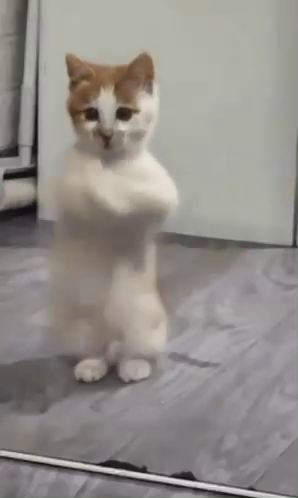
#> input picture frame 5 of day09/testVideo.mp4, 298 x 498 px, given in place of the camera
$ python p63_opencv.py
#> lines starting #> are read from the running program, lines starting #| are printed output that depends on the picture
# file: p63_opencv.py
# desc: OpenCV 영상처리

import cv2

samplePath = './day09/testVideo.mp4'
cap = cv2.VideoCapture(0) # 0은 웹캠 또는 문자열로 동영상 경로

while True:
    ret, frame = cap.read()
#> frame is the input picture: shape (498, 298, 3); mean B, G, R 137.9, 141.9, 146.6

    if not ret:
        cap = cv2.VideoCapture(samplePath)
        continue
    ## 영상 편집
    blur = cv2.blur(frame, (10,10))
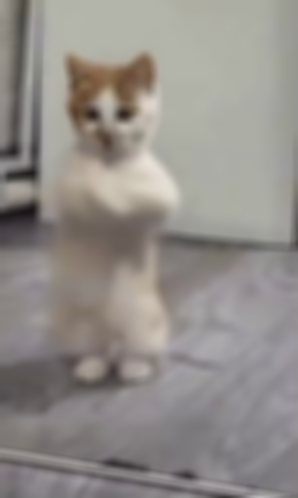
#> blur: shape (498, 298, 3); mean B, G, R 137.9, 141.9, 146.7
    flip = cv2.flip(frame, 1)
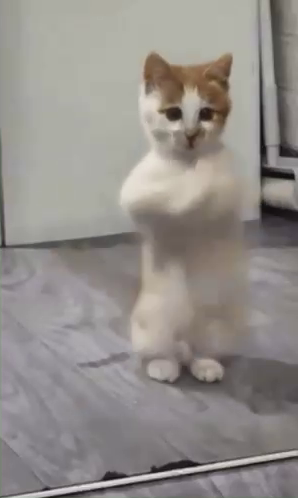
#> flip: shape (498, 298, 3); mean B, G, R 137.9, 141.9, 146.6

    cv2.imshow('original', frame)
    cv2.imshow('Blur', blur)
    cv2.imshow('flip',flip)


    key = cv2.waitKey(50) # 50ms 딜레이
#> (key q is pressed here)
    if key == ord('q'): # esc(27), q=ord('q')
        break
    elif key == ord('c'):
        cv2.imwrite('./day09/capt.jpg',frame)

cap.release()
cv2.destroyAllWindows()

$ run again, starting later in the video
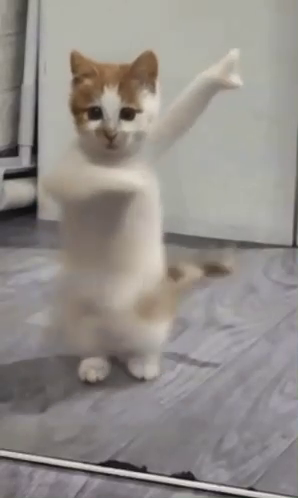
#> input picture frame 26 of day09/testVideo.mp4, 298 x 498 px, given in place of the camera
#> frame is the input picture: shape (498, 298, 3); mean B, G, R 137.5, 141.7, 146.6
#> `blur = cv2.blur(frame, (10,10))`:
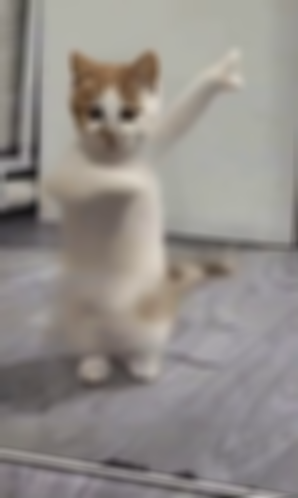
#> blur: shape (498, 298, 3); mean B, G, R 137.6, 141.7, 146.6
#> `flip = cv2.flip(frame, 1)`:
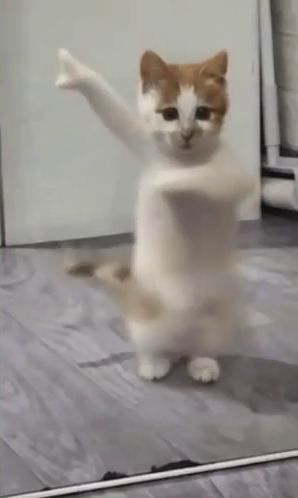
#> flip: shape (498, 298, 3); mean B, G, R 137.5, 141.7, 146.6

$ run again, starting later in the video
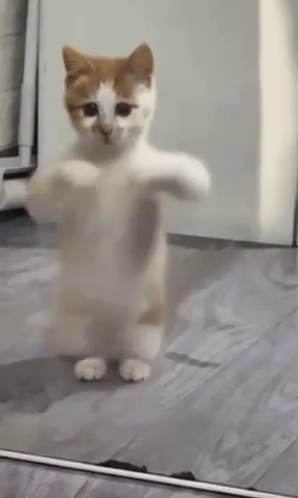
#> input picture frame 46 of day09/testVideo.mp4, 298 x 498 px, given in place of the camera
#> frame is the input picture: shape (498, 298, 3); mean B, G, R 136.4, 140.9, 146.4
#> `blur = cv2.blur(frame, (10,10))`:
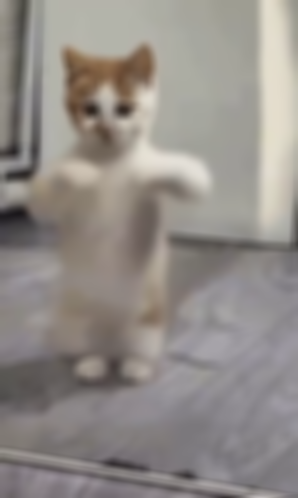
#> blur: shape (498, 298, 3); mean B, G, R 136.4, 140.9, 146.4
#> `flip = cv2.flip(frame, 1)`:
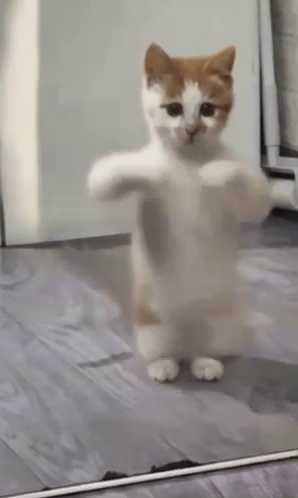
#> flip: shape (498, 298, 3); mean B, G, R 136.4, 140.9, 146.4
